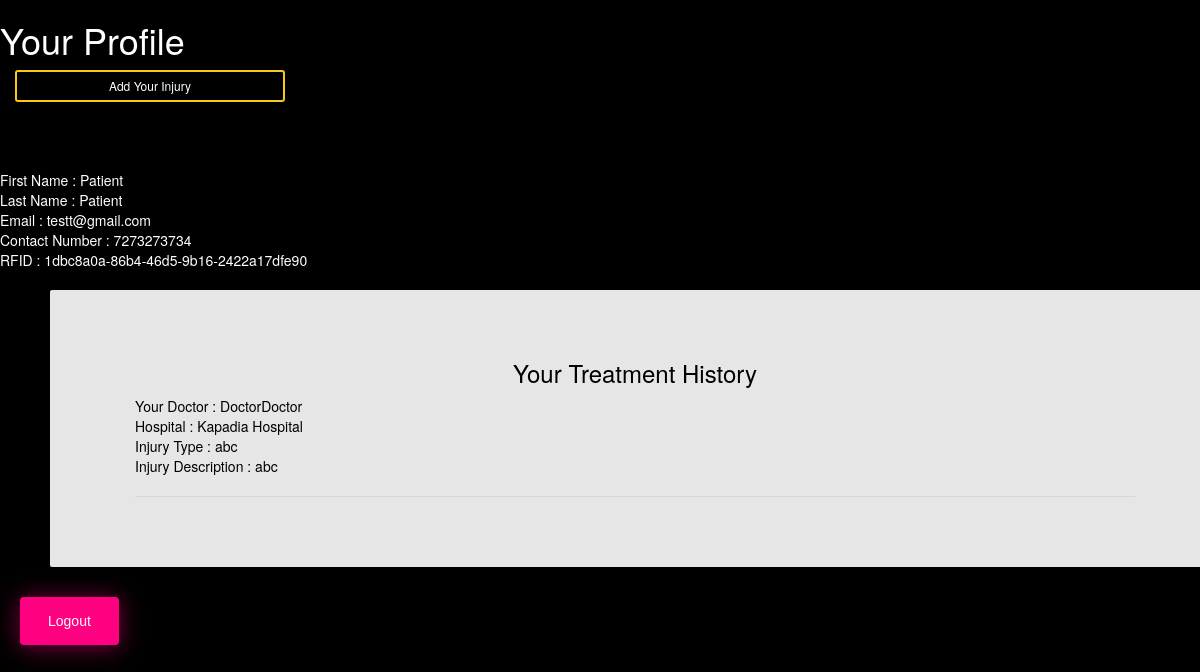
Before: /patientp/patient/profile/ (signed in) with the older database file.
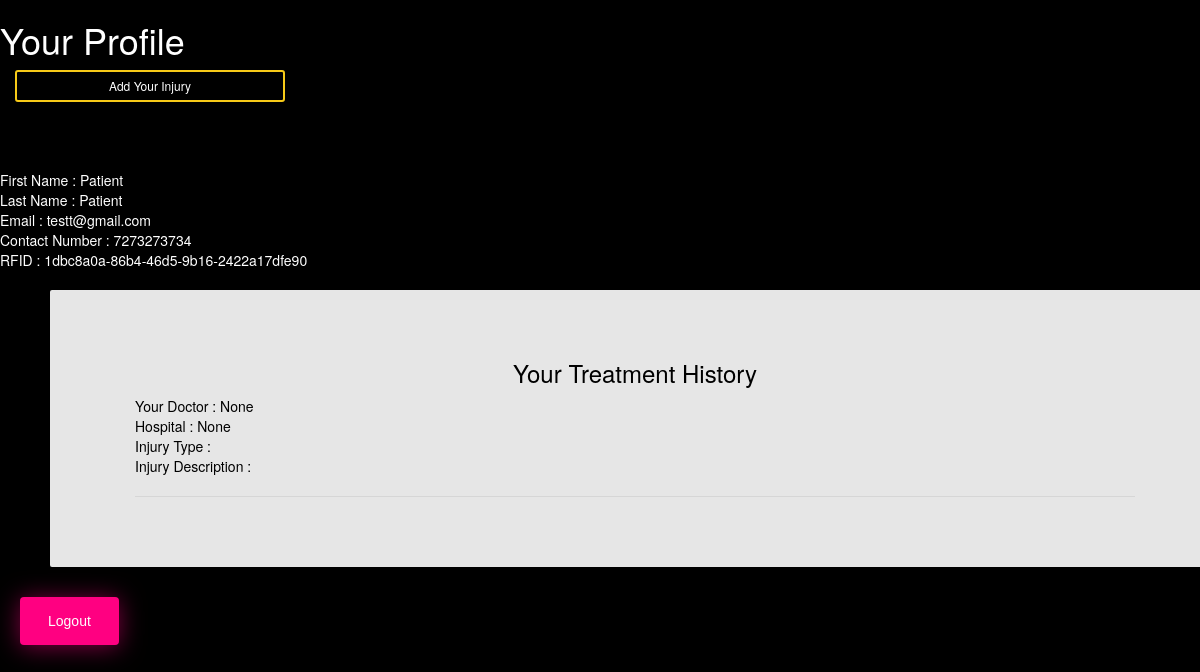
After: the same page with the newer database file.
### accounts/models.py (models this page shows)
class Treatment(models.Model):
    image = models.ImageField()
    doctor = models.ForeignKey(Doctor, on_delete=models.CASCADE, blank=True,null=True)
    patient = models.ForeignKey(Patient, on_delete=models.CASCADE, blank=True,null=True)
    hospital = models.ForeignKey(Hospital, on_delete=models.CASCADE, blank=True,null=True)
    injury_type = models.CharField(max_length=20,blank=True)
    injury_description = models.CharField(max_length=200,blank=True)

class Doctor(models.Model):
    user = models.OneToOneField(User, on_delete=models.CASCADE)
    first_name = models.CharField(max_length=30)
    last_name = models.CharField(max_length=30)
    contact_no = models.CharField(max_length=10)
    email_id = models.EmailField()
    def __str__(self):
        return self.first_name + self.last_name

class Hospital(models.Model):
    doctor = models.ManyToManyField(Doctor)
    name = models.CharField(max_length=100)
    contact = models.CharField(max_length=10)
    address = models.CharField(max_length=200)
    def __str__(self):
        return self.name

### patients_p/views.py (the view)
# urls.py: path('patient/profile/',views.patprof,name='patprof'),
def patprof(request):
    patient=Patient.objects.get(user=request.user)
    mytreatments = Treatment.objects.filter(patient=patient)
    return render(request,'patients_p/patientp.html',{'patient':patient,'mytreats':mytreatments})

### patients_p/templates/patients_p/patientp.html (shortened to what this page needs)
{% load static %}
<!DOCTYPE html>
<html lang="en">
<head>
        <link rel="stylesheet" href="https://maxcdn.bootstrapcdn.com/bootstrap/3.3.4/css/bootstrap.min.css">
        <link href="http://designify.me/code-snippets/animated-buttons/css/btns.css" rel="stylesheet">
        <link rel="stylesheet" href="http://maxcdn.bootstrapcdn.com/font-awesome/4.3.0/css/font-awesome.min.css">
</head>
<body>
    {% if user.is_authenticated %}
    <form class="logout" action="{% url 'accounts:logout'%}" method="POST">
    <h1>Your Profile</h1>
    <div class="col-md-3 col-sm-3 col-xs-6"><a href="{% url 'accounts:nhosps' %}" class="btn btn-sm animated-button thar-one"> Add Your Injury</a></div><br><br><br><br><br>
    First Name : {{patient.first_name}}<br>
    Last Name : {{patient.last_name}}<br>
    Email : {{patient.email_id}}<br>
    Contact Number : {{patient.contact_no}}<br>
    RFID : {{patient.uid}}
    <div class="container">
    <h3 align="center">Your Treatment History</h3>
    {% for treat in mytreats %}
    Your Doctor : {{treat.doctor}}<br>
    Hospital : {{treat.hospital}}<br>
    Injury Type : {{treat.injury_type}}<br>
    Injury Description : {{treat.injury_description}}
    <br><hr>
    {%endfor%}
    </div>
    <button class="bubbly-button" type="submit"> Logout</button>
    {% endif %}
    </form>
</body>
</html>

Changed rows visible on the page:
removed Treatment: doctor "DoctorDoctor", hospital "Kapadia Hospital", injury_type "abc", injury_description "abc"
added Treatment: doctor "None", hospital "None"
